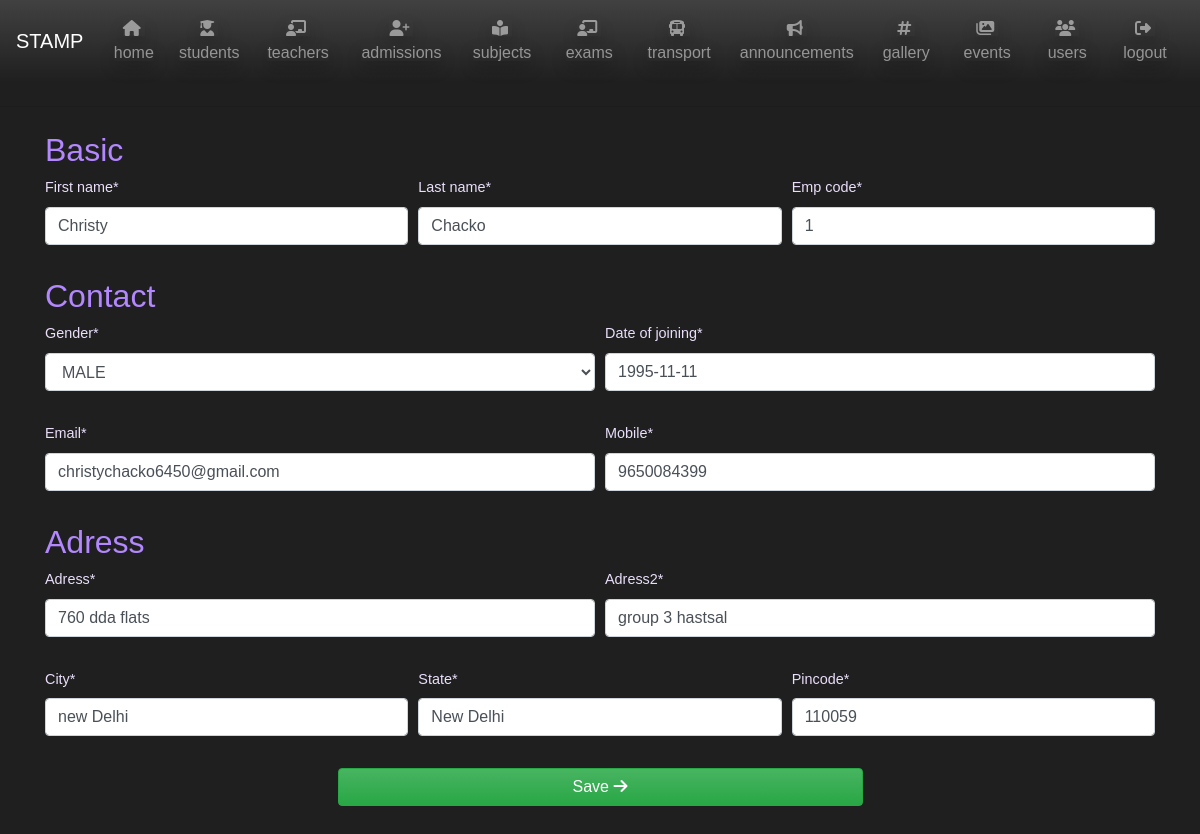
Page /update-teacher/1 (signed in) on the committed database.
### teacher/models.py (models this page shows, shortened)
class teacher_details(models.Model):
    GENDER = (
        ('M', 'MALE'),
        ('F', 'FEMALE'),
        ('O', 'OTHER')
    )
    first_name = models.CharField(max_length=25)
    last_name = models.CharField(max_length=25)
    emp_code = models.CharField(max_length=10, unique=True)
    mobile = models.CharField(max_length=10)
    email = models.EmailField(unique=True)
    date_of_joining = models.DateField(null = True)
    gender = models.CharField(max_length=2, choices=GENDER)
    adress = models.CharField(max_length=25)
    adress2 = models.CharField(max_length=25)
    city = models.CharField(max_length=25)
    state = models.CharField(max_length=25, default='New Delhi')
    pincode = models.CharField(max_length=8)
    user_name = models.ForeignKey(User, on_delete = models.DO_NOTHING, null=True)

### lead/views.py (the view)
# urls.py: path('update-teacher/<str:pk>', views.teacherdetailUpdateView.as_view(), name='update-teacher'),
class teacherdetailUpdateView(LoginRequiredMixin, UpdateView):
    model = teacher_details
    fields = [
        'first_name',
        'last_name',
        'emp_code',
        'gender',
        'email',
        'mobile',
        'adress',
        'adress2',
        'pincode',
        'city',
        'state',
        'date_of_joining'
    ]
    template_name = 'lead/update_teacherdetails.html'

### lead/templates/lead/update_teacherdetails.html (shortened to what this page needs)
{% extends "lead/home.html" %} {% load crispy_forms_tags %} {% block content %}
<section>
    <div class="container rounded mb-5" id="student-forms">
        <form method="post">
            <h2 class="text-secondary">Basic</h2>
            <div class="form-row">
                <div class="form-group col-md-4">
                    {{form.first_name|as_crispy_field }}
                </div>
                <div class="form-group col-md-4">
                    {{form.last_name|as_crispy_field }}
                </div>
                <div class="form-group col-md-4">
                    {{form.emp_code|as_crispy_field }}
                </div>
            </div>
            <h2 class="text-secondary">Contact</h2>
            <div class="form-row">
                <div class="form-group col-md-6">
                    {{form.gender|as_crispy_field }}
                </div>
                <div class="form-group col-md-6">
                    {{form.date_of_joining|as_crispy_field }}
                </div>
            </div>
            <div class="form-row">
                <div class="form-group col-md-6">
                    {{form.email|as_crispy_field }}
                </div>
                <div class="form-group col-md-6">
                    {{form.mobile|as_crispy_field }}
                </div>
            </div>
            <h2 class="text-secondary">Adress</h2>
            <div class="form-row">
                <div class="form-group col-md-6">
                    {{form.adress|as_crispy_field }}
                </div>
                <div class="form-group col-md-6">
                    {{form.adress2|as_crispy_field }}
                </div>
            </div>
            <div class="form-row">
                <div class="form-group col-md-4">
                    {{form.city|as_crispy_field }}
                </div>
                <div class="form-group col-md-4">
                    {{form.state|as_crispy_field }}
                </div>
                <div class="form-group col-md-4">
                    {{form.pincode|as_crispy_field }}
                </div>
            </div>
            <div class="form-group col-md-6 offset-md-3">
                <button class="btn text-white btn-block btn-success" type="submit">
                    Save
                    <i class="fas fa-arrow-right"></i>
                </button>
            </div>
        </form>
    </div>
</section>
{% endblock %}

### rows in the picture
teacher_details: first_name "Christy", last_name "Chacko", emp_code "1", gender "MALE", date_of_joining "1995-11-11", email "christychacko6450@gmail.com", mobile "9650084399", adress "760 dda flats", adress2 "group 3 hastsal", city "new Delhi", state "New Delhi", pincode "110059"
